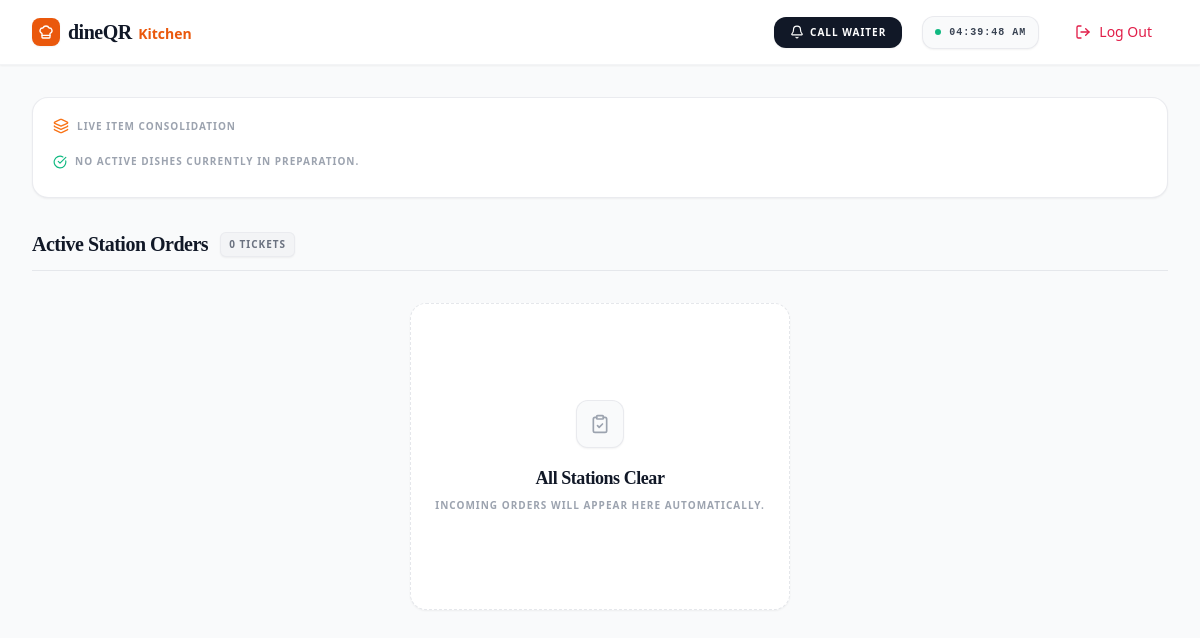
Before: /kitchen/ (signed in) with the older database file.
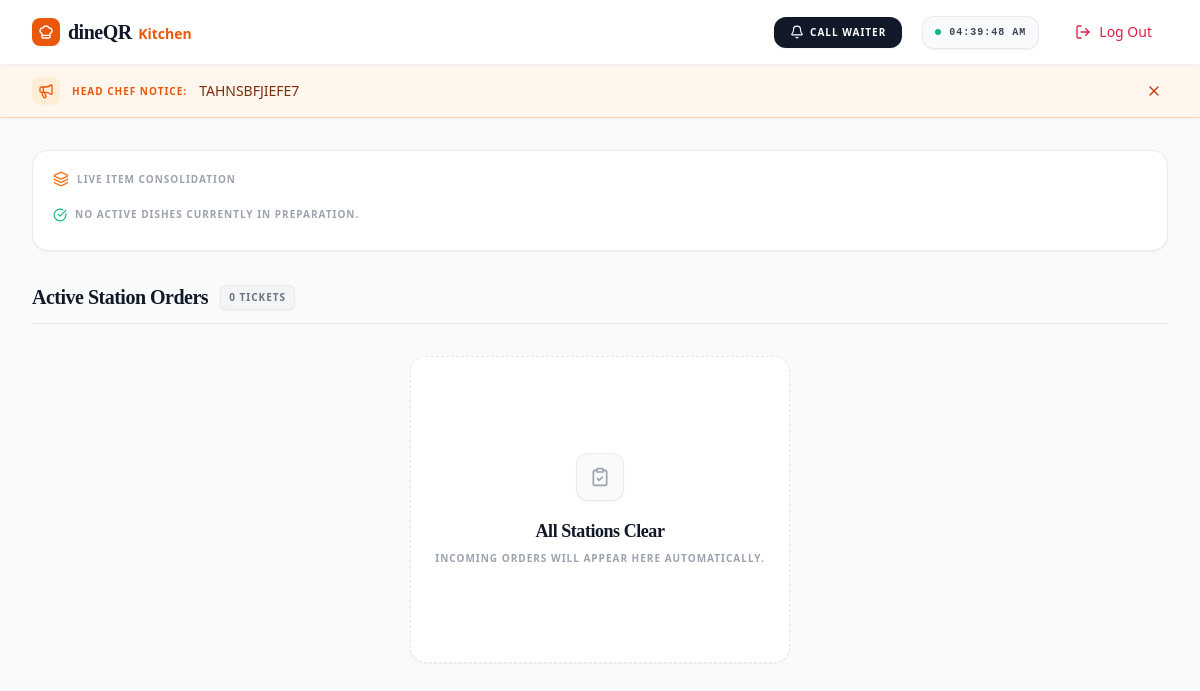
After: the same page with the newer database file.
### orders/models.py (models this page shows)
class KitchenBroadcast(models.Model):
    message = models.TextField()
    created_at = models.DateTimeField(auto_now=True)

### orders/views.py (the view)
# urls.py: path("kitchen/", views.kitchen_dashboard, name="kitchen_dashboard"),
@user_passes_test(is_staff)
@login_required
def kitchen_dashboard(request):
    is_management = (
        request.user.is_superuser
        or request.user.groups.filter(name__iexact='Management').exists()
        or request.user.username.lower() == 'management'
    )
    is_kitchen = (
        request.user.groups.filter(name__iexact='Kitchen').exists()
        or request.user.username.lower() == 'kitchen'
    )
    if not (is_management or is_kitchen):
        raise PermissionDenied
    active_orders = Order.objects.filter(status__in=["received", "preparing"]).order_by(
        "created_at"
    )
    item_summary = (
        OrderItem.objects.filter(order__status__in=["received", "preparing"])
        .values("menu_item__name")
        .annotate(total_qty=Sum("quantity"))
    )
    latest_broadcast = KitchenBroadcast.objects.last()
    broadcast_message = latest_broadcast.message if latest_broadcast else None
    return render(
        request,
        "orders/kitchen.html",
        {
            "orders": active_orders,
            "item_summary": item_summary,
            "broadcast_message": broadcast_message,
        },
    )

### orders/views.py (called while the page is built)
def is_staff(user):
    return (
        user.is_superuser
        or user.groups.filter(name__iexact="Staff").exists()
        or user.groups.filter(name__iexact="Management").exists()
        or user.groups.filter(name__iexact="Kitchen").exists()
        or user.username.lower() in ['kitchen', 'management']
    )

### templates/orders/kitchen.html (shortened to what the changed rows need)
{% load tz %}
<!DOCTYPE html>
<html lang="en" class="scroll-smooth">
<head>
    <script src="https://cdn.tailwindcss.com"></script>
</head>
<body class="bg-gray-50 text-gray-900 font-sans antialiased min-h-screen selection:bg-orange-500 selection:text-white">
    {% if broadcast_message %}
    <div id="broadcast-banner" class="bg-orange-50 text-orange-900 border-b border-orange-200 transition-all duration-300 transform origin-top shadow-sm">
        <div class="max-w-7xl mx-auto px-4 sm:px-6 lg:px-8 py-3 flex items-center justify-between">
            <div class="flex items-center gap-3 min-w-0">
                <div class="bg-orange-100 text-orange-600 p-1.5 rounded-lg shrink-0">
                    <i data-lucide="megaphone" class="w-4 h-4"></i>
                </div>
                <p class="text-[10px] font-bold tracking-widest uppercase shrink-0 text-orange-600">Head Chef Notice:</p>
                <p class="text-sm font-medium truncate text-orange-900">{{ broadcast_message }}</p>
            </div>
            <button onclick="dismissBroadcast()" class="p-1.5 hover:bg-orange-100 rounded-xl transition-colors text-orange-700 ml-4" title="Dismiss Message">
                <i data-lucide="x" class="w-4 h-4"></i>
            </button>
        </div>
    </div>
    {% endif %}
    <main class="max-w-7xl mx-auto px-4 sm:px-6 lg:px-8 py-6 md:py-8 space-y-8">
        <div class="bg-white rounded-2xl p-5 shadow-sm border border-gray-200/80 animate-in fade-in slide-in-from-top-4 duration-500">
            <div class="flex items-center gap-2 mb-4">
                <h2 class="text-[10px] font-bold tracking-widest text-gray-400 uppercase">Live Item Consolidation</h2>
            </div>
        </div>
        <div class="flex items-center justify-between border-b border-gray-200 pb-3">
            <div class="flex items-center gap-3">
                <h1 class="text-xl font-serif font-bold tracking-tight text-gray-900">Active Station Orders</h1>
            </div>
        </div>
    </main>
</body>
</html>

Changed rows visible on the page:
added KitchenBroadcast: message "TAHNSBFJIEFE7"
Other visible differences:
text now shown: "HEAD CHEF NOTICE:"
